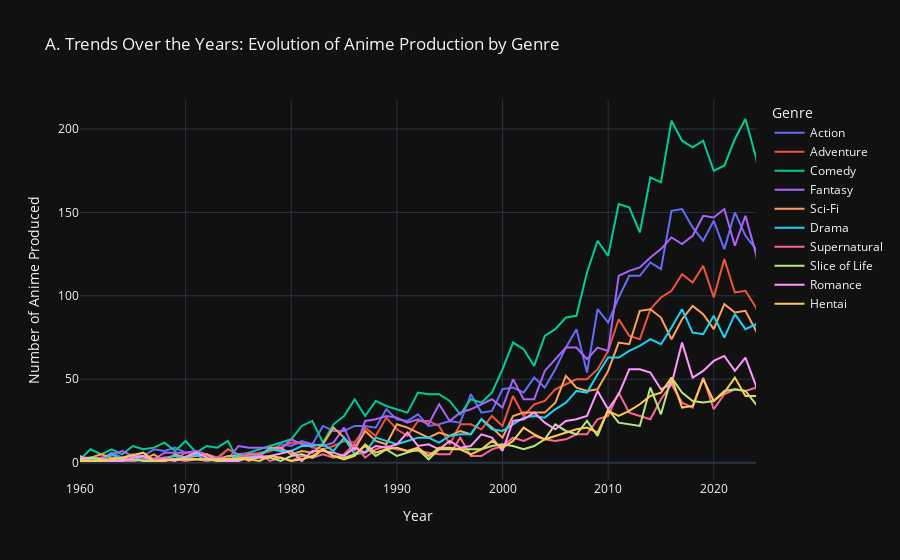

The cell this chart's notebook holds for it:
### Code cell
# CLEANING THE YEARS
# Ensure start_year is numeric and remove missing values
anime_clean = anime_clean.dropna(subset=['start_year'])
anime_clean['start_year'] = anime_clean['start_year'].astype(int)

# EXPLODING THE GENRES
anime_exploded = anime_clean.assign(genres=anime_clean['genres'].apply(ast.literal_eval).explode('genres'))

# There are too many genres to plot them all. Let's keep only the Top 10 most popular.
top_genres = anime_exploded['genres'].value_counts().head(10).index
filtered_data = anime_exploded[anime_exploded['genres'].isin(top_genres)]

# AGGREGATION 
# We group by Year and Genre to get the count
genre_trends = filtered_data.groupby(['start_year', 'genres']).size().reset_index(name='count')

# Create an interactive Line Chart
fig_volume = px.line(
    genre_trends,
    x='start_year',
    y='count',
    color='genres',
    title='A. Trends Over the Years: Evolution of Anime Production by Genre',
    labels={'start_year': 'Year', 'count': 'Number of Anime Produced', 'genres': 'Genre'},
    template="plotly_dark" # Optional: Looks good for anime themes
)

# Refine the layout to handle the x-axis range better
fig_volume.update_xaxes(range=[1960, 2024]) # Focus on the modern era
fig_volume.show()

### Figure 1 — Plotly figure (JSON) as saved in the notebook; plotly's stock layout.template omitted (floating-point values rounded to 4 significant figures)
{"data": [{"hovertemplate": "Genre=Action<br>Year=%{x}<br>Number of Anime Produced=%{y}<extra></extra>", "legendgroup": "Action", "line": {"color": "#636efa", "dash": "solid"}, "marker": {"symbol": "circle"}, "mode": "lines", "name": "Action", "orientation": "v", "showlegend": true, "type": "scatter", "x": [1917, 1918, 1924, 1925, 1926, 1928, 1930, 1931, 1932, 1933, 1934, 1935, 1936, 1938, 1940, 1942, 1947, 1948, 1952, 1954, 1956, 1957, 1958, 1959, 1960, 1961, 1962, 1963, 1964, 1965, 1966, 1967, 1968, 1969, 1970, 1971, 1972, 1973, 1974, 1975, 1976, 1977, 1978, 1979, 1980, 1981, 1982, 1983, 1984, 1985, 1986, 1987, 1988, 1989, 1990, 1991, 1992, 1993, 1994, 1995, 1996, 1997, 1998, 1999, 2000, 2001, 2002, 2003, 2004, 2005, 2006, 2007, 2008, 2009, 2010, 2011, 2012, 2013, 2014, 2015, 2016, 2017, 2018, 2019, 2020, 2021, 2022, 2023, 2024, 2025, 2026, 2027], "xaxis": "x", "y": [2, 2, 1, 1, 1, 1, 3, 4, 1, 1, 1, 3, 3, 1, 1, 1, 1, 1, 1, 2, 2, 1, 1, 2, 1, 2, 2, 6, 3, 4, 4, 8, 7, 9, 6, 6, 4, 2, 8, 5, 6, 5, 7, 11, 10, 13, 11, 22, 19, 19, 22, 22, 21, 32, 26, 25, 29, 22, 23, 25, 24, 41, 30, 31, 44, 45, 42, 51, 45, 56, 69, 80, 54, 92, 84, 99, 112, 112, 120, 116, 151, 152, 141, 133, 145, 128, 150, 136, 128, 117, 19, 1], "yaxis": "y"}, {"hovertemplate": "Genre=Adventure<br>Year=%{x}<br>Number of Anime Produced=%{y}<extra></extra>", "legendgroup": "Adventure", "line": {"color": "#EF553B", "dash": "solid"}, "marker": {"symbol": "circle"}, "mode": "lines", "name": "Adventure", "orientation": "v", "showlegend": true, "type": "scatter", "x": [1917, 1918, 1927, 1930, 1932, 1933, 1934, 1935, 1936, 1939, 1941, 1942, 1947, 1948, 1949, 1952, 1954, 1955, 1956, 1958, 1959, 1960, 1961, 1962, 1963, 1964, 1965, 1967, 1968, 1969, 1970, 1971, 1972, 1973, 1974, 1975, 1976, 1977, 1978, 1979, 1980, 1981, 1982, 1983, 1984, 1985, 1986, 1987, 1988, 1989, 1990, 1991, 1992, 1993, 1994, 1995, 1996, 1997, 1998, 1999, 2000, 2001, 2002, 2003, 2004, 2005, 2006, 2007, 2008, 2009, 2010, 2011, 2012, 2013, 2014, 2015, 2016, 2017, 2018, 2019, 2020, 2021, 2022, 2023, 2024, 2025, 2026, 2027], "xaxis": "x", "y": [1, 1, 1, 1, 3, 2, 1, 3, 1, 1, 1, 1, 1, 2, 1, 2, 1, 1, 1, 2, 1, 2, 2, 1, 1, 3, 5, 2, 2, 2, 6, 6, 5, 3, 8, 5, 4, 6, 7, 9, 12, 12, 9, 8, 10, 13, 12, 21, 16, 27, 20, 16, 25, 25, 22, 11, 23, 23, 20, 28, 22, 40, 28, 35, 37, 44, 47, 50, 50, 56, 67, 86, 76, 74, 92, 99, 103, 113, 108, 118, 99, 122, 102, 103, 93, 72, 17, 1], "yaxis": "y"}, {"hovertemplate": "Genre=Comedy<br>Year=%{x}<br>Number of Anime Produced=%{y}<extra></extra>", "legendgroup": "Comedy", "line": {"color": "#00cc96", "dash": "solid"}, "marker": {"symbol": "circle"}, "mode": "lines", "name": "Comedy", "orientation": "v", "showlegend": true, "type": "scatter", "x": [1917, 1918, 1925, 1927, 1928, 1929, 1930, 1931, 1932, 1934, 1936, 1938, 1939, 1941, 1944, 1950, 1953, 1955, 1956, 1957, 1958, 1959, 1960, 1961, 1962, 1963, 1964, 1965, 1966, 1967, 1968, 1969, 1970, 1971, 1972, 1973, 1974, 1975, 1976, 1977, 1978, 1979, 1980, 1981, 1982, 1983, 1984, 1985, 1986, 1987, 1988, 1989, 1990, 1991, 1992, 1993, 1994, 1995, 1996, 1997, 1998, 1999, 2000, 2001, 2002, 2003, 2004, 2005, 2006, 2007, 2008, 2009, 2010, 2011, 2012, 2013, 2014, 2015, 2016, 2017, 2018, 2019, 2020, 2021, 2022, 2023, 2024, 2025, 2026], "xaxis": "x", "y": [3, 1, 3, 2, 2, 2, 1, 2, 3, 5, 2, 1, 1, 1, 1, 1, 1, 1, 1, 3, 5, 6, 2, 8, 5, 8, 5, 10, 8, 9, 12, 7, 13, 6, 10, 9, 13, 1, 6, 8, 10, 12, 14, 22, 25, 12, 23, 28, 38, 28, 37, 34, 32, 30, 42, 41, 41, 37, 29, 38, 36, 42, 56, 72, 68, 58, 76, 80, 87, 88, 114, 133, 124, 155, 153, 138, 171, 168, 205, 193, 189, 193, 175, 178, 194, 206, 183, 143, 32], "yaxis": "y"}, {"hovertemplate": "Genre=Fantasy<br>Year=%{x}<br>Number of Anime Produced=%{y}<extra></extra>", "legendgroup": "Fantasy", "line": {"color": "#ab63fa", "dash": "solid"}, "marker": {"symbol": "circle"}, "mode": "lines", "name": "Fantasy", "orientation": "v", "showlegend": true, "type": "scatter", "x": [1917, 1918, 1924, 1925, 1926, 1928, 1929, 1930, 1931, 1932, 1933, 1934, 1935, 1936, 1937, 1941, 1942, 1950, 1952, 1953, 1954, 1955, 1956, 1957, 1958, 1959, 1960, 1961, 1962, 1963, 1964, 1965, 1966, 1967, 1968, 1969, 1970, 1971, 1972, 1973, 1974, 1975, 1976, 1977, 1978, 1979, 1980, 1981, 1982, 1983, 1984, 1985, 1986, 1987, 1988, 1989, 1990, 1991, 1992, 1993, 1994, 1995, 1996, 1997, 1998, 1999, 2000, 2001, 2002, 2003, 2004, 2005, 2006, 2007, 2008, 2009, 2010, 2011, 2012, 2013, 2014, 2015, 2016, 2017, 2018, 2019, 2020, 2021, 2022, 2023, 2024, 2025, 2026], "xaxis": "x", "y": [4, 2, 1, 1, 2, 2, 3, 2, 3, 1, 4, 3, 3, 1, 1, 1, 2, 2, 1, 1, 1, 1, 2, 1, 3, 3, 1, 1, 3, 5, 7, 4, 4, 2, 6, 6, 6, 7, 5, 3, 2, 10, 9, 9, 9, 8, 14, 11, 11, 10, 12, 21, 7, 25, 26, 28, 27, 24, 26, 23, 35, 25, 30, 32, 35, 38, 33, 50, 38, 38, 55, 62, 69, 69, 62, 69, 67, 112, 115, 117, 123, 128, 135, 131, 136, 148, 147, 152, 130, 148, 125, 90, 12], "yaxis": "y"}, {"hovertemplate": "Genre=Sci-Fi<br>Year=%{x}<br>Number of Anime Produced=%{y}<extra></extra>", "legendgroup": "Sci-Fi", "line": {"color": "#FFA15A", "dash": "solid"}, "marker": {"symbol": "circle"}, "mode": "lines", "name": "Sci-Fi", "orientation": "v", "showlegend": true, "type": "scatter", "x": [1917, 1924, 1926, 1927, 1930, 1931, 1933, 1935, 1936, 1943, 1948, 1950, 1955, 1958, 1959, 1960, 1961, 1962, 1963, 1964, 1965, 1966, 1967, 1968, 1969, 1970, 1972, 1973, 1974, 1975, 1976, 1977, 1978, 1979, 1980, 1981, 1982, 1983, 1984, 1985, 1986, 1987, 1988, 1989, 1990, 1991, 1992, 1993, 1994, 1995, 1996, 1997, 1998, 1999, 2000, 2001, 2002, 2003, 2004, 2005, 2006, 2007, 2008, 2009, 2010, 2011, 2012, 2013, 2014, 2015, 2016, 2017, 2018, 2019, 2020, 2021, 2022, 2023, 2024, 2025, 2026], "xaxis": "x", "y": [1, 1, 1, 2, 1, 1, 1, 3, 2, 2, 1, 1, 1, 2, 3, 3, 3, 5, 3, 3, 1, 2, 5, 1, 5, 3, 5, 2, 4, 4, 1, 4, 9, 9, 5, 7, 6, 11, 21, 15, 8, 19, 13, 11, 23, 21, 18, 15, 18, 16, 19, 17, 26, 21, 15, 28, 30, 30, 30, 36, 52, 45, 43, 44, 55, 72, 71, 91, 92, 87, 74, 86, 94, 89, 80, 95, 90, 91, 79, 64, 14], "yaxis": "y"}, {"hovertemplate": "Genre=Drama<br>Year=%{x}<br>Number of Anime Produced=%{y}<extra></extra>", "legendgroup": "Drama", "line": {"color": "#19d3f3", "dash": "solid"}, "marker": {"symbol": "circle"}, "mode": "lines", "name": "Drama", "orientation": "v", "showlegend": true, "type": "scatter", "x": [1918, 1928, 1929, 1931, 1933, 1934, 1935, 1936, 1940, 1942, 1946, 1947, 1951, 1955, 1956, 1958, 1959, 1960, 1961, 1962, 1963, 1964, 1965, 1966, 1967, 1968, 1969, 1970, 1971, 1972, 1973, 1974, 1975, 1976, 1977, 1978, 1979, 1980, 1981, 1982, 1983, 1984, 1985, 1986, 1987, 1988, 1989, 1990, 1991, 1992, 1993, 1994, 1995, 1996, 1997, 1998, 1999, 2000, 2001, 2002, 2003, 2004, 2005, 2006, 2007, 2008, 2009, 2010, 2011, 2012, 2013, 2014, 2015, 2016, 2017, 2018, 2019, 2020, 2021, 2022, 2023, 2024, 2025, 2026], "xaxis": "x", "y": [1, 1, 1, 2, 1, 2, 2, 1, 1, 1, 1, 1, 1, 1, 1, 2, 3, 2, 2, 2, 5, 2, 1, 4, 2, 3, 4, 3, 5, 1, 2, 1, 5, 3, 5, 8, 7, 7, 10, 10, 11, 7, 15, 5, 6, 15, 13, 11, 13, 15, 15, 12, 16, 17, 17, 26, 20, 19, 23, 27, 28, 27, 32, 36, 43, 42, 53, 63, 63, 67, 70, 74, 71, 81, 92, 78, 77, 88, 75, 89, 80, 83, 57, 7], "yaxis": "y"}, {"hovertemplate": "Genre=Supernatural<br>Year=%{x}<br>Number of Anime Produced=%{y}<extra></extra>", "legendgroup": "Supernatural", "line": {"color": "#FF6692", "dash": "solid"}, "marker": {"symbol": "circle"}, "mode": "lines", "name": "Supernatural", "orientation": "v", "showlegend": true, "type": "scatter", "x": [1918, 1923, 1929, 1933, 1935, 1939, 1945, 1949, 1956, 1958, 1959, 1960, 1962, 1964, 1965, 1966, 1968, 1969, 1970, 1971, 1972, 1973, 1974, 1975, 1976, 1977, 1978, 1979, 1980, 1981, 1982, 1983, 1984, 1985, 1986, 1987, 1988, 1989, 1990, 1991, 1992, 1993, 1994, 1995, 1996, 1997, 1998, 1999, 2000, 2001, 2002, 2003, 2004, 2005, 2006, 2007, 2008, 2009, 2010, 2011, 2012, 2013, 2014, 2015, 2016, 2017, 2018, 2019, 2020, 2021, 2022, 2023, 2024, 2025, 2026], "xaxis": "x", "y": [1, 1, 1, 1, 1, 1, 1, 1, 1, 2, 3, 2, 3, 1, 1, 2, 3, 2, 1, 2, 1, 3, 1, 3, 5, 5, 1, 3, 1, 4, 3, 5, 3, 5, 11, 3, 8, 10, 8, 7, 7, 6, 5, 5, 15, 4, 4, 8, 10, 15, 13, 16, 14, 13, 14, 17, 17, 26, 28, 42, 30, 28, 26, 38, 47, 36, 33, 51, 32, 41, 44, 43, 45, 30, 3], "yaxis": "y"}, {"hovertemplate": "Genre=Slice of Life<br>Year=%{x}<br>Number of Anime Produced=%{y}<extra></extra>", "legendgroup": "Slice of Life", "line": {"color": "#B6E880", "dash": "solid"}, "marker": {"symbol": "circle"}, "mode": "lines", "name": "Slice of Life", "orientation": "v", "showlegend": true, "type": "scatter", "x": [1924, 1925, 1928, 1937, 1938, 1953, 1957, 1958, 1960, 1961, 1963, 1965, 1966, 1967, 1969, 1970, 1973, 1974, 1976, 1977, 1978, 1979, 1980, 1981, 1982, 1983, 1984, 1985, 1986, 1987, 1988, 1989, 1990, 1991, 1992, 1993, 1994, 1995, 1996, 1997, 1998, 1999, 2000, 2001, 2002, 2003, 2004, 2005, 2006, 2007, 2008, 2009, 2010, 2011, 2012, 2013, 2014, 2015, 2016, 2017, 2018, 2019, 2020, 2021, 2022, 2023, 2024, 2025, 2026], "xaxis": "x", "y": [1, 1, 1, 1, 1, 1, 1, 2, 2, 3, 1, 2, 1, 1, 2, 2, 2, 2, 3, 3, 3, 1, 4, 5, 3, 8, 4, 3, 5, 10, 4, 8, 4, 6, 8, 2, 8, 8, 8, 8, 8, 10, 11, 10, 8, 10, 14, 23, 19, 17, 25, 16, 32, 24, 23, 22, 45, 29, 51, 42, 37, 36, 37, 43, 44, 43, 35, 27, 4], "yaxis": "y"}, {"hovertemplate": "Genre=Romance<br>Year=%{x}<br>Number of Anime Produced=%{y}<extra></extra>", "legendgroup": "Romance", "line": {"color": "#FF97FF", "dash": "solid"}, "marker": {"symbol": "circle"}, "mode": "lines", "name": "Romance", "orientation": "v", "showlegend": true, "type": "scatter", "x": [1925, 1933, 1935, 1943, 1948, 1951, 1956, 1960, 1961, 1963, 1964, 1965, 1966, 1967, 1968, 1969, 1971, 1972, 1973, 1974, 1975, 1976, 1978, 1980, 1981, 1982, 1983, 1984, 1985, 1986, 1987, 1988, 1989, 1990, 1991, 1992, 1993, 1994, 1995, 1996, 1997, 1998, 1999, 2000, 2001, 2002, 2003, 2004, 2005, 2006, 2007, 2008, 2009, 2010, 2011, 2012, 2013, 2014, 2015, 2016, 2017, 2018, 2019, 2020, 2021, 2022, 2023, 2024, 2025, 2026], "xaxis": "x", "y": [1, 1, 1, 1, 1, 1, 2, 4, 1, 1, 1, 3, 4, 1, 2, 1, 6, 3, 1, 1, 1, 3, 4, 7, 1, 7, 7, 6, 4, 9, 6, 10, 9, 11, 18, 10, 11, 8, 13, 9, 10, 17, 15, 7, 25, 26, 30, 24, 20, 25, 26, 28, 43, 32, 41, 56, 56, 54, 44, 47, 72, 51, 55, 61, 64, 55, 63, 46, 32, 6], "yaxis": "y"}, {"hovertemplate": "Genre=Hentai<br>Year=%{x}<br>Number of Anime Produced=%{y}<extra></extra>", "legendgroup": "Hentai", "line": {"color": "#FECB52", "dash": "solid"}, "marker": {"symbol": "circle"}, "mode": "lines", "name": "Hentai", "orientation": "v", "showlegend": true, "type": "scatter", "x": [1928, 1931, 1933, 1934, 1940, 1949, 1958, 1960, 1962, 1963, 1964, 1966, 1967, 1968, 1969, 1970, 1971, 1972, 1973, 1974, 1975, 1976, 1977, 1978, 1979, 1980, 1981, 1982, 1983, 1984, 1985, 1986, 1987, 1988, 1989, 1990, 1991, 1992, 1993, 1994, 1995, 1996, 1997, 1998, 1999, 2000, 2001, 2002, 2003, 2004, 2005, 2006, 2007, 2008, 2009, 2010, 2011, 2012, 2013, 2014, 2015, 2016, 2017, 2018, 2019, 2020, 2021, 2022, 2023, 2024, 2025, 2026], "xaxis": "x", "y": [1, 2, 1, 2, 1, 1, 2, 1, 1, 2, 3, 6, 1, 1, 2, 2, 2, 2, 1, 2, 2, 2, 1, 4, 3, 1, 2, 4, 8, 4, 2, 4, 11, 6, 8, 9, 7, 9, 4, 9, 9, 8, 5, 8, 13, 9, 13, 21, 17, 14, 16, 18, 20, 21, 18, 31, 28, 31, 35, 40, 42, 51, 33, 34, 50, 37, 42, 51, 40, 40, 32, 9], "yaxis": "y"}], "layout": {"legend": {"title": {"text": "Genre"}, "tracegroupgap": 0}, "title": {"text": "A. Trends Over the Years: Evolution of Anime Production by Genre"}, "xaxis": {"anchor": "y", "domain": [0, 1], "range": [1960, 2024], "title": {"text": "Year"}}, "yaxis": {"anchor": "x", "domain": [0, 1], "title": {"text": "Number of Anime Produced"}}}}
